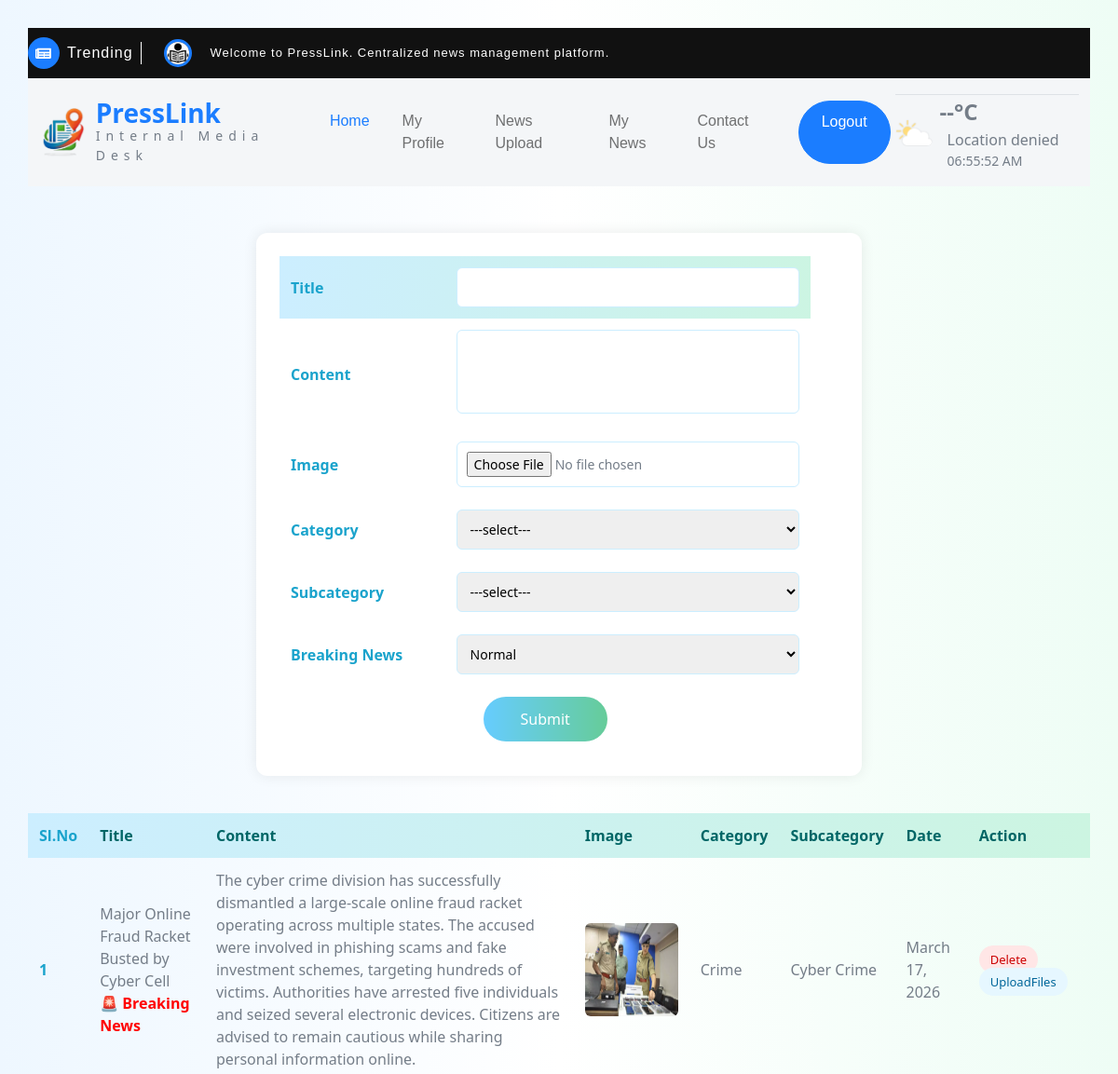
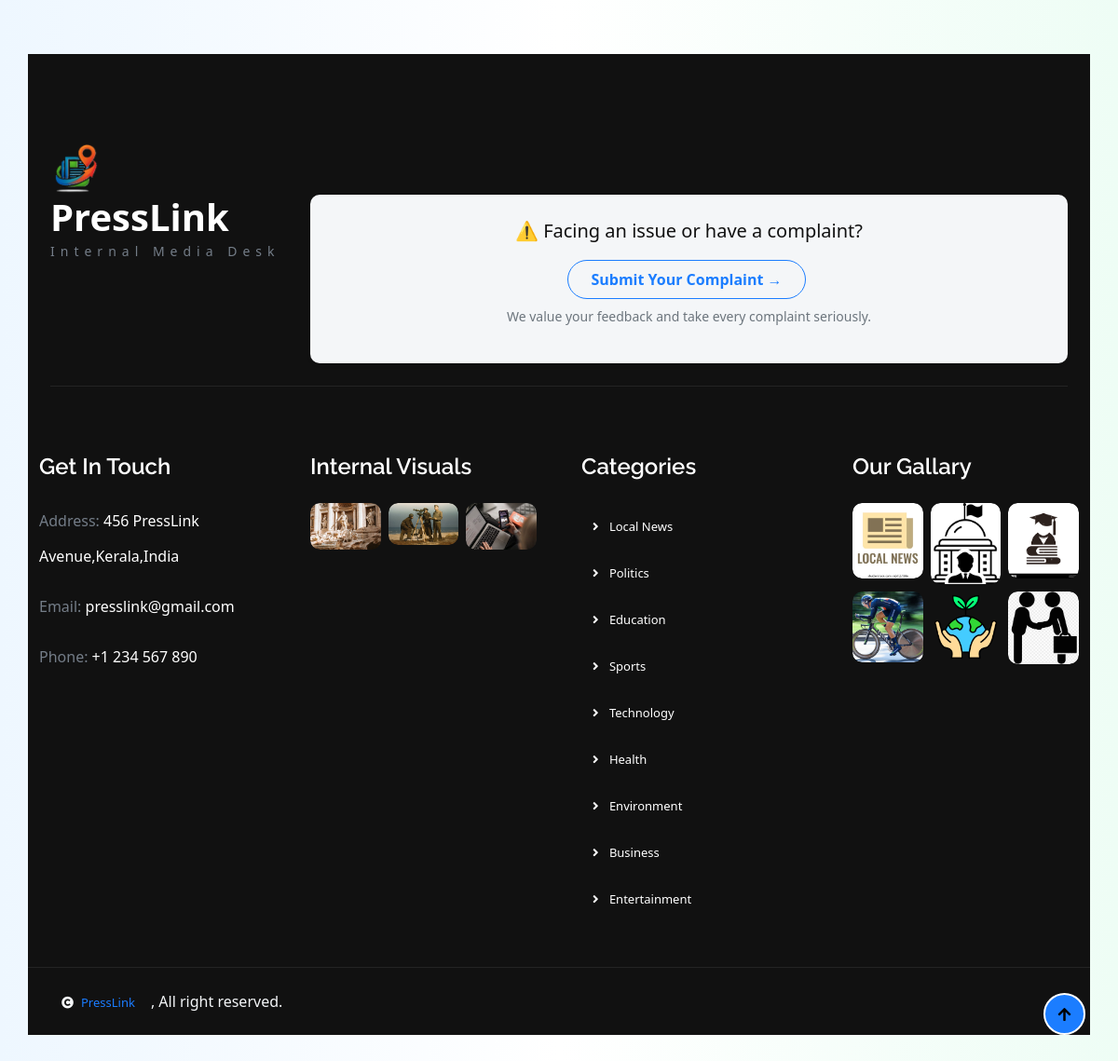
The app's page /Reporter/AddNews/ (signed in) with its own data (2 pictures, top to bottom).
### Reporter/models.py (models this page shows)
class tbl_news(models.Model):
    news_title=models.CharField(max_length=50)
    news_content=models.CharField(max_length=50)
    news_image=models.FileField(upload_to="Assets/news/")
    news_date=models.DateField(auto_now_add=True)
    news_status=models.IntegerField(default=0)
    subcategory=models.ForeignKey(tbl_subcategory,on_delete=models.CASCADE,null=True)
    user=models.ForeignKey(tbl_user,on_delete=models.CASCADE,null=True)
    reporter=models.ForeignKey(tbl_reporter,on_delete=models.CASCADE,null=True)
    verifier=models.ForeignKey(tbl_verifier,on_delete=models.CASCADE,null=True)
    editor=models.ForeignKey('Admin.tbl_editor', on_delete=models.SET_NULL, null=True, blank=True)
    breaking = models.IntegerField(default=0)
    news_amount = models.IntegerField(null=True, blank=True)

### Admin/models.py (models this page shows)
class tbl_subcategory(models.Model):
    subcategory_name=models.CharField(max_length=50)
    category=models.ForeignKey(tbl_category,on_delete=models.CASCADE)

class tbl_category(models.Model):
    category_name=models.CharField(max_length=50)

### Reporter/views.py (the view, shortened to what this page needs)
# urls.py: path("AddNews/", views.AddNews, name="AddNews"),
def AddNews(request):
    if "Rid" in request.session:
        category = tbl_category.objects.all()
        subcategory = tbl_subcategory.objects.all()
        reporterdata = tbl_reporter.objects.get(id=request.session["Rid"])
        NewsData = tbl_news.objects.filter(reporter=reporterdata)
        return render(request, 'Reporter/AddNews.html', {
            'category': category,
            'subcategory': subcategory,
            'NewsData': NewsData
        })
    return redirect("Guest:Login")

### Reporter/Templates/Reporter/AddNews.html (shortened to what this page needs)
{% extends 'Reporter/Header.html' %}
{% block content %}
<!DOCTYPE html>
<html lang="en">
<head>
</head>
<body>
    <form action="" method="post" enctype="multipart/form-data">
        <table border="1" align="center">
            <tr>
                <td>Title</td>
                <td><input type="text" required name="txt_title" id="txt_title"></td>
            </tr>
            <tr>
                <td>Content</td>
                <td><textarea name="txt_content" id="txt_content" required></textarea></td>
            </tr>
            <tr>
                <td>Image</td>
                <td><input type="file" required name="file_image" id="file_image"></td>
            </tr>
            <tr>
                <td>Category</td>
                <td><select name="sel_category" id="sel_category" required>
                        <option value="">---select---</option>
                    </select></td>
            </tr>
            <tr>
                <td>Subcategory</td>
                <td><select name="sel_subcategory" id="sel_subcategory" required>
                        <option value="">---select---</option>
                    </select></td>
            </tr>
            <tr>
                <td>Breaking News</td>
                <td><select name="breaking">
                        <option value="0">Normal</option>
                    </select></td>
            </tr>
            <tr>
                <td colspan="2" align="center"><input type="submit" value="Submit"></td>
                <td></td>
            </tr>
        </table>
    </form>
    <table border="1" align="center">
        <tr>
            <td>Sl.No</td>
            <td>Title</td>
            <td>Content</td>
            <td>Image</td>
            <td>Category</td>
            <td>Subcategory</td>
            <td>Date</td>
            <td>Action</td>
        </tr>
        {% for i in NewsData %}
        <tr>
            <td>{{forloop.counter}}</td>
            <td>
                {{i.news_title}}
                {% if i.breaking == 1 %}
                <br>
                <span style="color:red; font-weight:bold;">
                    🚨 Breaking News
                </span>
                {% endif %}
            </td>
            <td>{{i.news_content}}</td>
            <td><img src="{{i.news_image.url}}" alt="" width="100" height="100"></td>
            <td>{{i.subcategory.category.category_name}}</td>
            <td>{{i.subcategory.subcategory_name}}</td>
            <td>{{i.news_date}}</td>
            <td>
                <a href="{% url 'Reporter:delnews' i.id %}">Delete</a>
                <a href="{% url 'Reporter:UploadFiles' i.id %}">UploadFiles</a>
            </td>
        </tr>
        {% endfor %}
    </table>
</body>
</html>
{% endblock %}

### Reporter/Templates/Reporter/AddNews.html (style rules this page uses)
body { margin: 0; padding: 30px; font-family: Segoe UI; background: linear-gradient(to right, #eef7ff, #ffffff, #eefdf5); }
form { width: 650px; margin: auto; background: white; padding: 25px; border-radius: 12px; box-shadow: 0 0 15px rgba(0, 0, 0, 0.08); margin-bottom: 40px; }
table { border-collapse: collapse; }
form table { width: 100%; }
td:first-child { font-weight: 600; color: #1aa3cc; }
td { padding: 12px; }
tr:first-child { background: linear-gradient(to right, #cceeff, #ccf5e1); font-weight: bold; color: #006666; }
input[type="text"], input[type="file"], select, textarea { width: 100%; padding: 10px; border-radius: 6px; border: 1px solid #cceeff; font-size: 14px; box-sizing: border-box; }
textarea { height: 90px; resize: none; }
input[type="submit"] { background: linear-gradient(to right, #66ccff, #66cc99); color: white; border: none; padding: 12px 40px; font-size: 16px; border-radius: 25px; cursor: pointer; }
img { border-radius: 6px; }
a { text-decoration: none; padding: 6px 12px; border-radius: 15px; font-size: 13px; margin-right: 5px; }
a[href*="delnews"] { background: #ffe6e6; color: #cc0000; }
a[href*="UploadFiles"] { background: #e6f7ff; color: #006699; }
table, td { border: none; }

### records on screen
tbl_news: news_title "Major Online Fraud Racket Busted by Cyber Cell", breaking "🚨 Breaking News", news_content "The cyber crime division has successfully dismantled a large-scale online fraud racket operating across multiple states. The accused were involved in phishing scams and fake investment schemes, targeting hundreds of victims. Authorities have arrested five individuals and seized several electronic devices. Citizens are advised to remain cautious while sharing personal information online.", news_image (picture), subcategory.category.category_name "Crime", subcategory.subcategory_name "Cyber Crime", news_date "March 17, 2026"
